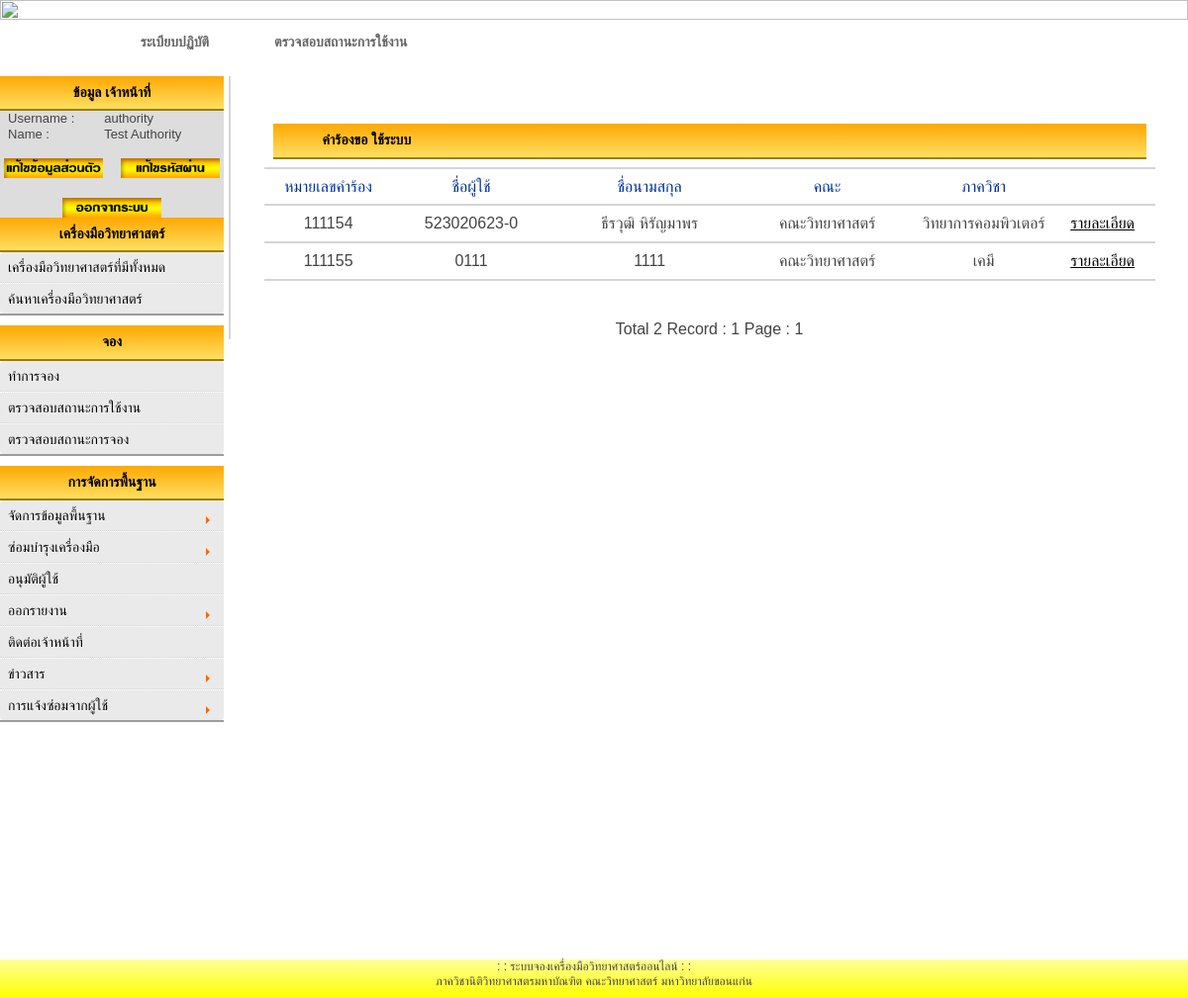
Screenshot of /authority/apply_user.php (signed in) with the database file from the repository.
### tables this page shows
CREATE TABLE IF NOT EXISTS `user` (
  `UserId` int(5) NOT NULL AUTO_INCREMENT,
  `UserName` varchar(50) NOT NULL,
  `Password` varchar(20) NOT NULL,
  `UserFullname` varchar(50) NOT NULL,
  `UserSex` varchar(5) NOT NULL,
  `UserAddress` varchar(150) NOT NULL,
  `UserPhone` varchar(11) NOT NULL,
  `UserEmail` varchar(150) NOT NULL,
  `UserSSID` varchar(13) NOT NULL,
  `UserStatus` varchar(20) NOT NULL DEFAULT 'user' COMMENT 'status: user, ADMIN, authority, authority-apply',
  `Active` varchar(10) NOT NULL DEFAULT 'No' COMMENT 'Active : Yes,No,NoApply',
  `Detail` varchar(300) NOT NULL,
  `FacultyId` varchar(10) NOT NULL,
  `DepartmentId` varchar(10) NOT NULL,
  `BranchId` varchar(10) NOT NULL,
  PRIMARY KEY (`UserId`),
  UNIQUE KEY `UserName` (`UserName`)
);

CREATE TABLE IF NOT EXISTS `faculty` (
  `FacultyId` int(5) NOT NULL,
  `FacultyThaiName` varchar(100) NOT NULL,
  `FacultyEnglishName` varchar(100) NOT NULL,
  PRIMARY KEY (`FacultyId`)
);

CREATE TABLE IF NOT EXISTS `department` (
  `DepartmentId` int(5) NOT NULL,
  `DepartmentThaiName` varchar(100) NOT NULL,
  `DepartmentEnglishName` varchar(100) NOT NULL,
  `FacultyId` varchar(100) NOT NULL,
  PRIMARY KEY (`DepartmentId`)
);

### authority/apply_user.php (the view, shortened to what this page needs)
<html>
<head>
<link href="table1.css" rel="stylesheet" type="text/css">
<link href="styles_menu.css" rel="stylesheet" type="text/css">
<link href="text1.css" rel="stylesheet" type="text/css" />
<link href="styles_head.css" rel="stylesheet" type="text/css">
<link rel="stylesheet" href="style.css" />
<link href="styles_head.css" rel="stylesheet" type="text/css">
<link href="smooth-php-cal.css" rel="stylesheet" />
</head>
<link rel='stylesheet' href='date_time/datepicker.css'>
<?php include('h2.php'); ?>
 <td width="80%" rowspan="8" align="center" valign="top">   <div id="content">
<?php  if($submit=="" or $show=="OK"){?>
<center><form name="form1" method="post" action="add_user-A.php?show=OK&strSearch=Y">
<table width="98%" >
<br><br>
<?php
$strSQL = "SELECT * FROM user WHERE Active='No'  ";
$objQuery = mysql_query($strSQL) or die ("Error Query [".$strSQL."]");
$Num_Rows = mysql_num_rows($objQuery);
$Per_Page = 10;
$Page = $_GET["Page"];
if(!$_GET["Page"])
{
	$Page=1;
}
$Page_Start = (($Per_Page*$Page)-$Per_Page);
if($Num_Rows<=$Per_Page)
{
	$Num_Pages =1;
}
$strSQL .=" order  by UserId ASC LIMIT $Page_Start , $Per_Page";
$objQuery  = mysql_query($strSQL);
?>
<form name="frmMain" method="post" action="<?php echo $_SERVER["PHP_SELF"];?>">
<table width="900" border="0" id="box-table-a" align="center">
 <tr>
<td colspan="6"> <div id="head_content">
	  คำร้องขอ ใช้ระบบ</div></td>
</tr>
  <tr>
    <th width="120"> <div align="center">หมายเลขคำร้อง </div></th>
    <th width="150"> <div align="center">ชื่อผู้ใช้ </div></th>
    <th width="200"> <div align="center">ชื่อนามสกุล </div></th>
    <th width="150"> <div align="center">คณะ </div></th>
    <th width="150"> <div align="center">ภาควิชา </div></th>
    <th width="30"> <div align="center"> </div></th>
	</div></th>
  </tr>
<?php
while($objResult = mysql_fetch_array($objQuery))
{
?>
  <tr>
    <td><div align="center"><?php echo $objResult["UserId"];?></div></td>
    <td  align="center"><?php echo $objResult["UserName"];?></td>
    <td><div align="center"><?php echo $objResult["UserFullname"];?></div></td>
<?php
$facid = $objResult["FacultyId"];
	$strSQL2 = "SELECT FacultyThaiName FROM faculty WHERE FacultyId =' ".$facid." ' ";
	$objQuery2 = mysql_query($strSQL2) or die ("Error Query [".$strSQL2."]");
	while($objResult2 = mysql_fetch_array($objQuery2))
	{
	?>
		<td><div align="center"><?php echo $objResult2["FacultyThaiName"];?></div></td>
<?php
	}
	?>
<?php
$depid = $objResult["DepartmentId"];
	$strSQL3 = "SELECT DepartmentThaiName FROM department WHERE DepartmentId =' ".$depid." ' ";
	$objQuery3 = mysql_query($strSQL3) or die ("Error Query [".$strSQL3."]");
	while($objResult3 = mysql_fetch_array($objQuery3))
	{
	?>
    <td align="center"><?php echo $objResult3["DepartmentThaiName"];?></td>
<?php
	}
	?>
   <td align="" width="80px"><a href="apply_user2.php?UseId=<?php echo $objResult["UserId"];?>">รายละเอียด</a></td>
  </tr>
  <?php
	}
  ?>
<?php
}
?>
</table>
<br><br>
Total <?php echo $Num_Rows;?> Record : <?php echo $Num_Pages;?> Page :
<?php
for($i=1; $i<=$Num_Pages; $i++){
	if($i != $Page)
	{
		echo "[ <a href='$_SERVER[SCRIPT_NAME]?Page=$i'>$i</a> ]";
	}
	else
	{
		echo "<b> $i </b>";
	}
}
?>
  <tr>
    <td BGCOLOR="DDDDDD"><center><form name="form1" method="post" action="check_login.php">
  <table border="0" style="width: 210px">
    <?php
	$strSQL = "SELECT * FROM user WHERE UserId = '".$_SESSION['UserId']."' ";
	$objQuery = mysql_query($strSQL);
	$objResult = mysql_fetch_array($objQuery);
?>
<?php include('userbuttom.php'); ?>
<?php include('footer.php');?>
</body>
</html>

### authority/userbuttom.php
  <tbody>
      <tr  >
        <td><FONT SIZE="2" COLOR="">Username :</FONT></td>
        <td><FONT SIZE="2" COLOR=""><?php echo $objResult["UserName"];?></FONT>
        </td>
      </tr>
      <tr>
        <td><FONT SIZE="2" COLOR="">Name : </FONT></td>
        <td><FONT SIZE="2" COLOR=""><?php echo $objResult["UserFullname"];?></FONT>
        </td>
      </tr>
    </tbody>
  </table><br>
<a href="edit_profile.php"><IMG SRC="../images/edit_profile.png" WIDTH="100" HEIGHT="20" BORDER="0" ALT=""></a> &nbsp; &nbsp;
<a href="edit_password.php"><IMG SRC="../images/password.png" WIDTH="100" HEIGHT="20" BORDER="0" ALT=""></a>
<br><br>
<a href="logout.php"><IMG SRC="../images/logout.png" WIDTH="100" HEIGHT="20" BORDER="0" ALT=""></a>
<br>
</form></td>
  </tr>

### authority/table1.css (style rules this page uses)
body { line-height: 1.6em; }
#box-table-a { font-size: 16px; text-align: left; border-collapse: collapse; }
#box-table-a th { font-size: 16px; font-weight: normal; padding: 8px; border-top: 2px solid #ff9900; border-bottom: 2px solid #d5d5d5; color: #039; }
#box-table-a td { padding: 8px; color: #black; border-top: 1px solid transparent; border-right: 1px solid transparent; border-left: 1px solid transparent; border-bottom: 2px solid #d5d5d5; }

### authority/text1.css (style rules this page uses)
body { margin-left: 0px; margin-top: 0px; margin-right: 0px; margin-bottom: 0px; text-align: center; margin:auto; clear: both; <body topmargin="0" leftmargin="0" rightmargin="0" > }
a:link { color: #000; }
#content { margin:0 0 0 5; clear: both; font-size: 16px; border-left: 2px solid #d5d5d5; padding: 8 8 8 8 px; }
#head_content { background: -webkit-gradient(linear, left top, left bottom, from(#ffa801), to(#fedf61)); font-size: 14px; font-weight: bold; padding: 8 10 8 50px; border-bottom: solid 2px #9c7e04; color:#000; }

### authority/style.css (style rules this page uses)
html, body, div, span, object, iframe, h1, h2, h3, h4, h5, h6, p, blockquote, pre, abbr, address, cite, code, del, dfn, em, img, ins, kbd, q, samp, small, strong, sub, sup, var, b, i, dl, dt, dd, ol, ul, li, fieldset, form, label, legend, table, caption, tbody, tfoot, thead, tr, th, td, article, aside, canvas, details, figcaption, figure, footer, header, hgroup, menu, nav, section, summary, time, mark, audio, video { margin: 0; padding: 0; font-size: 100%; font: inherit; vertical-align: baseline; }
table { border-collapse: collapse; border-spacing: 0; }
body { font:13px/1.231 sans-serif; *font-size:small; }
html { overflow-y: scroll; }
strong, th { font-weight: bold; }
td { vertical-align: top; }
a:link { -webkit-tap-highlight-color: #FF5E99; }
body, select, input, textarea { color: #444; }

### authority/smooth-php-cal.css (style rules this page uses)
* { padding : 0; margin : 0; }

### rows the page displays
user: UserId "111154", UserName "523020623-0", UserFullname "ธีรวุฒิ หิรัญมาพร"
faculty: FacultyThaiName "คณะวิทยาศาสตร์"
department: DepartmentThaiName "วิทยาการคอมพิวเตอร์"
user: UserId "111155", UserName "0111", UserFullname "1111"
department: DepartmentThaiName "เคมี"
user: UserName "authority", UserFullname "Test Authority"

### other values shown
$Num_Rows "2"
$Num_Pages "1"
